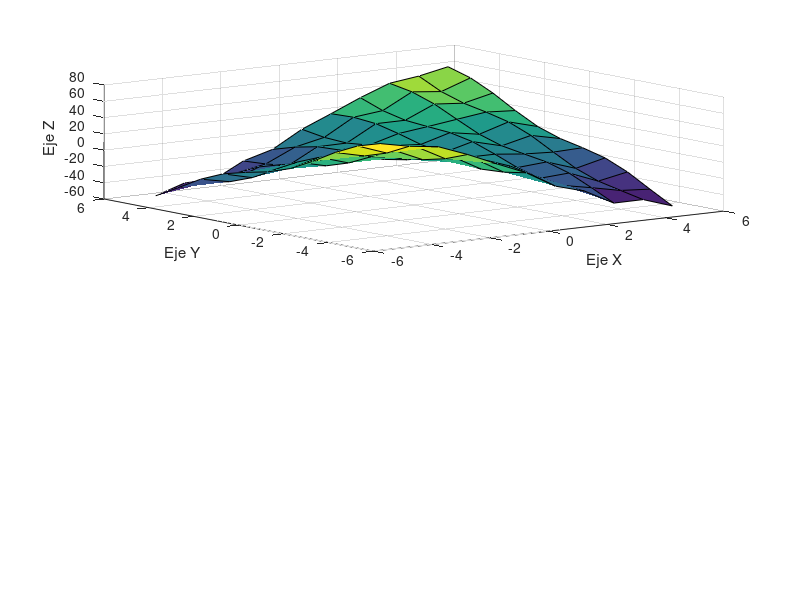

Write the MATLAB code that produced this figure. (Note: this script raises an error after producing the figure.)
figure("Name",  "Figuras", 'Position', [10 10 700 600])
subplot(2,2,[1,2])
[X,Y] = meshgrid(-5:5, -5:5);
Z = Y * sin(pi * (X/10)) + 5 * cos((X^2 + Y^2)/8)+ cos(X + Y)* cos(3*X - Y)
s = surf(X,Y,Z)
xlabel("Eje X")
ylabel("Eje Y")
zlabel("Eje Z")
s.EdgeColor = 'none';
s.FaceColor = 'interp';
subplot(2,2,3)
contourf(X,Y,Z)
xlabel("Eje X")
ylabel("Eje Y")
zlabel("Eje Z")

subplot(2,2,4)
mesh(X,Y,Z)
xlabel("Eje X")
ylabel("Eje Y")
zlabel("Eje Z")